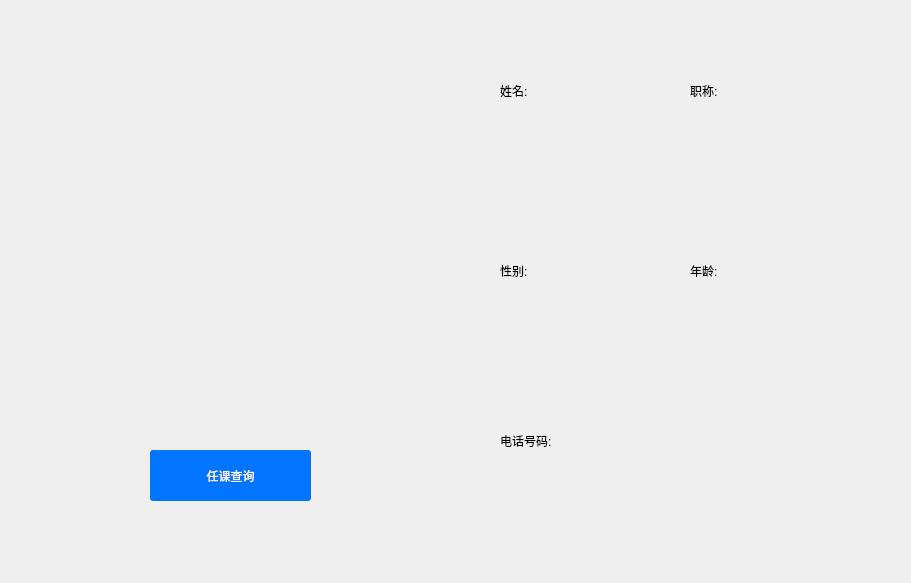
<?xml version="1.0" encoding="UTF-8"?>
<ui version="4.0">
 <class>tch_info</class>
 <widget class="QWidget" name="tch_info">
  <property name="geometry">
   <rect>
    <x>0</x>
    <y>0</y>
    <width>911</width>
    <height>583</height>
   </rect>
  </property>
  <property name="windowTitle">
   <string>Form</string>
  </property>
  <widget class="QLabel" name="label">
   <property name="geometry">
    <rect>
     <x>500</x>
     <y>60</y>
     <width>101</width>
     <height>61</height>
    </rect>
   </property>
   <property name="styleSheet">
    <string notr="true">font: 11pt &quot;黑体&quot;;</string>
   </property>
   <property name="text">
    <string>姓名:</string>
   </property>
  </widget>
  <widget class="QLabel" name="label_2">
   <property name="geometry">
    <rect>
     <x>500</x>
     <y>240</y>
     <width>101</width>
     <height>61</height>
    </rect>
   </property>
   <property name="styleSheet">
    <string notr="true">font: 11pt &quot;黑体&quot;;</string>
   </property>
   <property name="text">
    <string>性别:</string>
   </property>
  </widget>
  <widget class="QLabel" name="label_3">
   <property name="geometry">
    <rect>
     <x>690</x>
     <y>60</y>
     <width>101</width>
     <height>61</height>
    </rect>
   </property>
   <property name="styleSheet">
    <string notr="true">font: 11pt &quot;黑体&quot;;</string>
   </property>
   <property name="text">
    <string>职称:</string>
   </property>
  </widget>
  <widget class="QLabel" name="label_4">
   <property name="geometry">
    <rect>
     <x>690</x>
     <y>240</y>
     <width>101</width>
     <height>61</height>
    </rect>
   </property>
   <property name="styleSheet">
    <string notr="true">font: 11pt &quot;黑体&quot;;</string>
   </property>
   <property name="text">
    <string>年龄:</string>
   </property>
  </widget>
  <widget class="QLabel" name="label_5">
   <property name="geometry">
    <rect>
     <x>500</x>
     <y>420</y>
     <width>91</width>
     <height>41</height>
    </rect>
   </property>
   <property name="styleSheet">
    <string notr="true">font: 11pt &quot;黑体&quot;;</string>
   </property>
   <property name="text">
    <string>电话号码:</string>
   </property>
  </widget>
  <widget class="QLabel" name="picture">
   <property name="geometry">
    <rect>
     <x>80</x>
     <y>50</y>
     <width>361</width>
     <height>361</height>
    </rect>
   </property>
   <property name="text">
    <string/>
   </property>
  </widget>
  <widget class="QPushButton" name="search">
   <property name="geometry">
    <rect>
     <x>150</x>
     <y>450</y>
     <width>161</width>
     <height>51</height>
    </rect>
   </property>
   <property name="styleSheet">
    <string notr="true">font: 11pt &quot;黑体&quot;;
color:#ffffff;
background: #0275FF;
border-radius: 3px;</string>
   </property>
   <property name="text">
    <string>任课查询</string>
   </property>
  </widget>
  <widget class="QLabel" name="name">
   <property name="geometry">
    <rect>
     <x>550</x>
     <y>60</y>
     <width>101</width>
     <height>61</height>
    </rect>
   </property>
   <property name="styleSheet">
    <string notr="true">font: 11pt &quot;黑体&quot;;</string>
   </property>
   <property name="text">
    <string/>
   </property>
  </widget>
  <widget class="QLabel" name="title">
   <property name="geometry">
    <rect>
     <x>740</x>
     <y>60</y>
     <width>101</width>
     <height>61</height>
    </rect>
   </property>
   <property name="styleSheet">
    <string notr="true">font: 11pt &quot;黑体&quot;;</string>
   </property>
   <property name="text">
    <string/>
   </property>
  </widget>
  <widget class="QLabel" name="sex">
   <property name="geometry">
    <rect>
     <x>550</x>
     <y>240</y>
     <width>101</width>
     <height>61</height>
    </rect>
   </property>
   <property name="styleSheet">
    <string notr="true">font: 11pt &quot;黑体&quot;;</string>
   </property>
   <property name="text">
    <string/>
   </property>
  </widget>
  <widget class="QLabel" name="age">
   <property name="geometry">
    <rect>
     <x>740</x>
     <y>240</y>
     <width>101</width>
     <height>61</height>
    </rect>
   </property>
   <property name="styleSheet">
    <string notr="true">font: 11pt &quot;黑体&quot;;</string>
   </property>
   <property name="text">
    <string/>
   </property>
  </widget>
  <widget class="QLabel" name="telnum">
   <property name="geometry">
    <rect>
     <x>580</x>
     <y>410</y>
     <width>211</width>
     <height>61</height>
    </rect>
   </property>
   <property name="styleSheet">
    <string notr="true">font: 11pt &quot;黑体&quot;;</string>
   </property>
   <property name="text">
    <string/>
   </property>
  </widget>
 </widget>
 <resources/>
 <connections/>
</ui>
